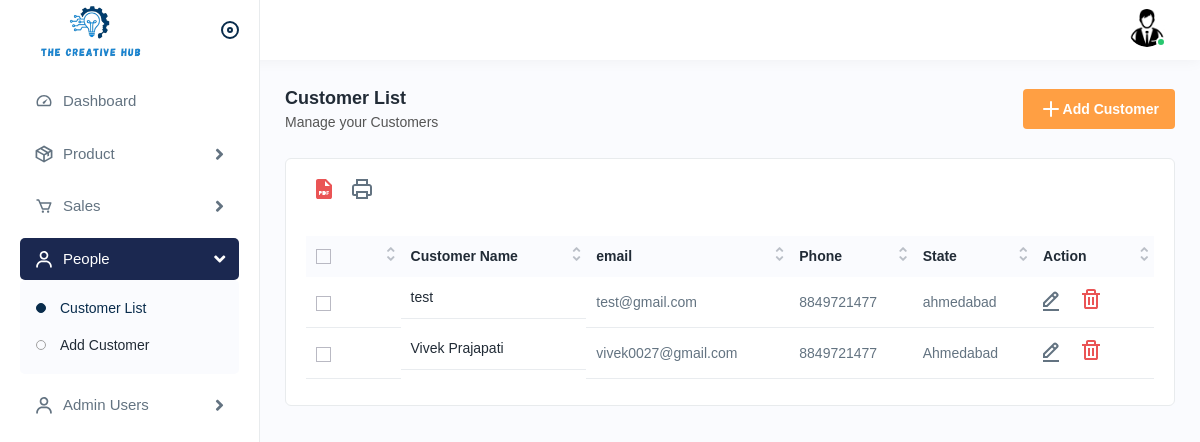
Page /admin/customerlist.php (signed in) on the earlier database version.
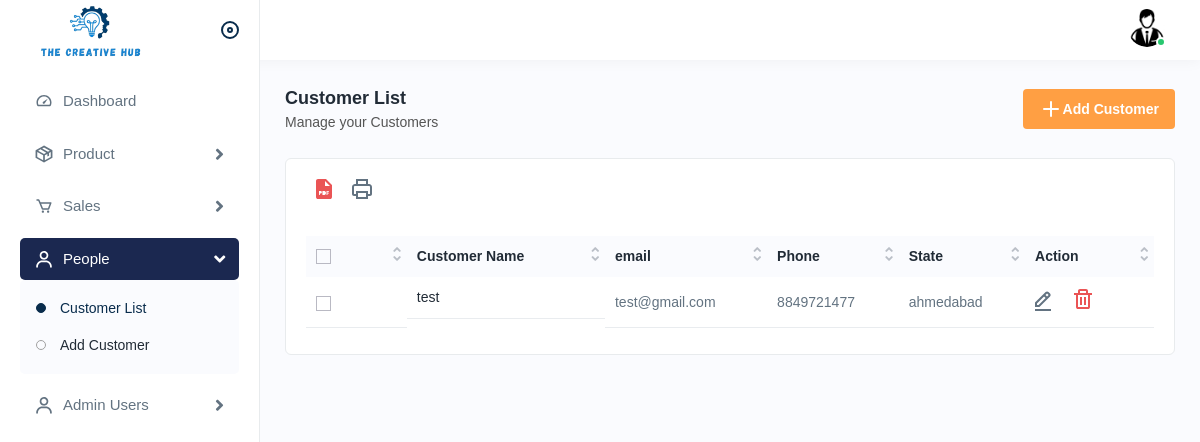
Same page on the later database version.
### tables this page shows
CREATE TABLE `customer` (
  `customer_id` int(11) NOT NULL,
  `user_id` int(11) DEFAULT NULL,
  `name` varchar(255) NOT NULL,
  `address` varchar(255) NOT NULL,
  `city` varchar(100) NOT NULL,
  `state` varchar(100) NOT NULL,
  `pincode` varchar(20) NOT NULL,
  `card_name` varchar(255) NOT NULL,
  `card_number` varchar(20) NOT NULL,
  `exp_month` varchar(20) NOT NULL,
  `exp_year` varchar(4) NOT NULL,
  `cvv` varchar(4) NOT NULL,
  `email` varchar(100) NOT NULL,
  `mobile_number` varchar(15) NOT NULL
);

### admin/customerlist.php (the view, shortened to what this page needs)
<?php
require_once 'admin-check.php';
$customer_query = "SELECT * FROM customer";
$result = mysqli_query($conn, $customer_query);
if ($result && mysqli_num_rows($result) > 0) {
    $customers = mysqli_fetch_all($result, MYSQLI_ASSOC);
} else {
    $customers = [];
}
?>
<!DOCTYPE html>
<html lang="en">
  <head>
    <link rel="stylesheet" href="assets/css/bootstrap.min.css" />
    <link rel="stylesheet" href="assets/css/animate.css" />
    <link rel="stylesheet" href="assets/plugins/select2/css/select2.min.css" />
    <link rel="stylesheet" href="assets/css/bootstrap-datetimepicker.min.css" />
    <link rel="stylesheet" href="assets/css/dataTables.bootstrap4.min.css" />
    <link
      rel="stylesheet"
      href="assets/plugins/fontawesome/css/fontawesome.min.css"
    />
    <link rel="stylesheet" href="assets/plugins/fontawesome/css/all.min.css" />
    <link rel="stylesheet" href="assets/css/style.css" />
  </head>
  <body>
    <div class="main-wrapper">
      <div class="header">
        <div class="header-left active">
          <a href="index.php" class="logo">
            <img src="assets/img/logo.png" alt="" />
          </a>
          <a id="toggle_btn" href="javascript:void(0);"> </a>
        </div>
        <ul class="nav user-menu">
          <li class="nav-item dropdown has-arrow main-drop">
            <a
              href="javascript:void(0);"
              class="dropdown-toggle nav-link userset"
              data-bs-toggle="dropdown"
            >
              <span class="user-img"
                ><img src="assets/img/profiles/avator1.png" alt="" />
                <span class="status online"></span
              ></span>
            </a>
          </li>
        </ul>
      </div>
      <div class="sidebar" id="sidebar">
        <div class="sidebar-inner slimscroll">
          <div id="sidebar-menu" class="sidebar-menu">
            <ul>
              <li>
                <a href="index.php"
                  ><img src="assets/img/icons/dashboard.svg" alt="img" /><span>
                    Dashboard</span
                  >
                </a>
              </li>
              <li class="submenu">
                <a href="javascript:void(0);"
                  ><img src="assets/img/icons/product.svg" alt="img" /><span>
                    Product</span
                  >
                  <span class="menu-arrow"></span
                ></a>
              </li>
              <li class="submenu">
                <a href="javascript:void(0);"
                  ><img src="assets/img/icons/sales1.svg" alt="img" /><span>
                    Sales</span
                  >
                  <span class="menu-arrow"></span
                ></a>
              </li>
              <li class="submenu">
                <a href="javascript:void(0);"
                  ><img src="assets/img/icons/users1.svg" alt="img" /><span>
                    People</span
                  >
                  <span class="menu-arrow"></span
                ></a>
                <ul>
                  <li>
                    <a href="customerlist.php" class="active">Customer List</a>
                  </li>
                  <li><a href="addcustomer.php">Add Customer </a></li>
                </ul>
              </li>
              <li class="submenu">
                <a href="javascript:void(0);"
                  ><img src="assets/img/icons/users1.svg" alt="img" /><span>
                    Admin Users</span
                  >
                  <span class="menu-arrow"></span
                ></a>
              </li>
            </ul>
          </div>
        </div>
      </div>
      <div class="page-wrapper">
        <div class="content">
          <div class="page-header">
            <div class="page-title">
              <h4>Customer List</h4>
              <h6>Manage your Customers</h6>
            </div>
            <div class="page-btn">
              <a href="addcustomer.php" class="btn btn-added"
                ><img src="assets/img/icons/plus.svg" alt="img" />Add
                Customer</a
              >
            </div>
          </div>
          <div class="card">
            <div class="card-body">
              <div class="table-top">
                <div class="wordset">
                  <ul>
                    <li>
                      <a
                        data-bs-toggle="tooltip"
                        data-bs-placement="top"
                        title="pdf"
                        ><img src="assets/img/icons/pdf.svg" alt="img"
                      /></a>
                    </li>
                    <li>
                      <a
                        data-bs-toggle="tooltip"
                        data-bs-placement="top"
                        title="print"
                        ><img src="assets/img/icons/printer.svg" alt="img"
                      /></a>
                    </li>
                  </ul>
                </div>
              </div>
              <div class="table-responsive">
                <table class="table datanew" id="subcategoryTable">
                  <thead>
                    <tr>
                      <th>
                        <label class="checkboxs">
                          <span class="checkmarks"></span>
                        </label>
                      </th>
                      <th>Customer Name</th>
                      <th>email</th>
                      <th>Phone</th>
                      <th>State</th>
                      <th>Action</th>
                    </tr>
                  </thead>
                  <tbody>
                  <?php if (!empty($customers)): ?>
                    <?php foreach ($customers as $customer): ?>
                      <tr>
                        <td>
                          <label class="checkboxs">
                            <span class="checkmarks"></span>
                          </label>
                        </td>
                        <td class="productimgname">
                          <a href="javascript:void(0);"><?php echo htmlspecialchars($customer['name']); ?></a>
                        </td>
                        <td><?php echo htmlspecialchars($customer['email']); ?></td>
                        <td><?php echo htmlspecialchars($customer['mobile_number']); ?></td>
                        <td><?php echo htmlspecialchars($customer['city']); ?></td>
                        <td>
                          <a class="me-3" href="editcustomer.php?id=<?php echo $customer['user_id']; ?>">
                            <img src="assets/img/icons/edit.svg" alt="img" />
                          </a>
                          <a class="me-3 confirm-text" href="deletecustomer.php?id=<?php echo $customer['user_id']; ?>">
                            <img src="assets/img/icons/delete.svg" alt="img" />
                          </a>
                        </td>
                      </tr>
                    <?php endforeach; ?>
                  <?php endif; ?>
                  </tbody>
                </table>
              </div>
            </div>
          </div>
        </div>
      </div>
    </div>
  </body>
</html>

Differences in the rows shown:
removed customer: name "Vivek Prajapati", email "vivek0027@gmail.com", mobile_number "8849721477", city "Ahmedabad"
